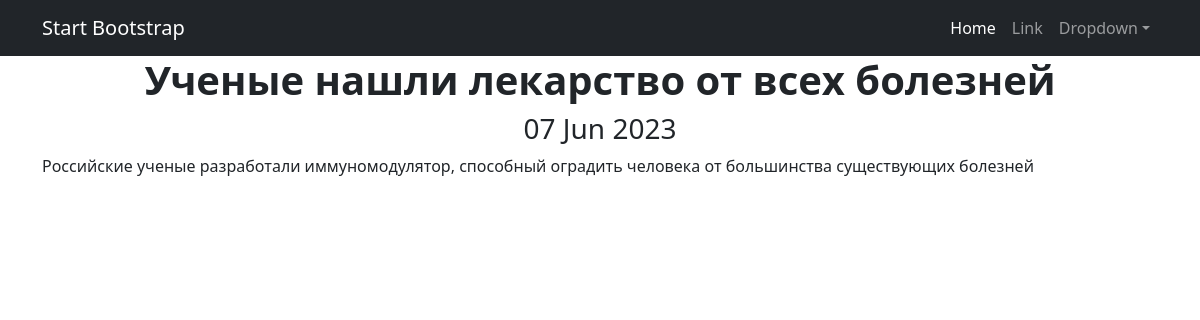
Page /content/12 on the committed database.
### Composition/models.py (models this page shows, shortened)
class Post(models.Model):
    NEWS = 'NW'
    ARTICLE = 'AR'
    author = models.ForeignKey(Author, on_delete=models.CASCADE)
    postType = models.CharField(max_length=2, choices=POST_TYPES, default=NEWS)
    addTime = models.DateTimeField(auto_now_add=True)
    postCategory = models.ManyToManyField("Category", through='PostCategory')
    title = models.CharField(max_length=128)
    content = models.TextField()
    postRating = models.SmallIntegerField(default=0)

### Composition/views.py (the view)
# urls.py: path('<int:pk>', NewsDetail.as_view(), name='news_detail'),
class NewsDetail(DetailView):
    model = Post
    template_name = 'news.html'
    context_object_name = 'news'

### Composition/templatetags/custom_filters.py (called while the page is built)
@register.filter()
def censor(content):
    text = content.split()
    for i, word in enumerate(text):
        if word in bad_words:
            text[i] = word[0] + '***'
    return ' '.join(text)

### templates/news.html (shortened to what this page needs)
{% extends 'flatpages/default.html' %}
{% load custom_filters %}
{% block content %}
<h1><b>{{news.title|censor}}</b></h1>
<h3>{{news.addTime|date:'d M Y'}}</h3>
<p align="left">{{news.content|censor}}</p>
{% endblock content %}

### rows in the picture
Post: title|censor "Ученые нашли лекарство от всех болезней", addTime "07 Jun 2023", content|censor "Российские ученые разработали иммуномодулятор, способный оградить человека от большинства существующих болезней"
